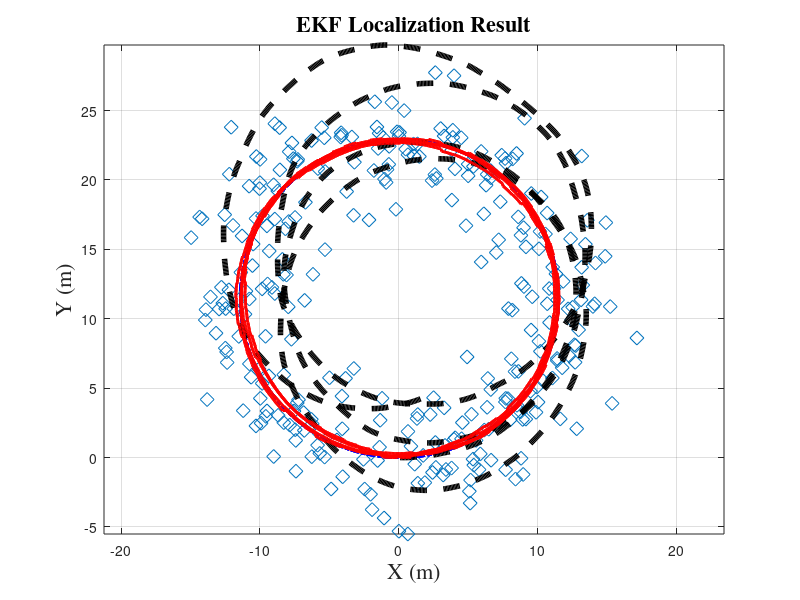

MATLAB code for this plot:
% -------------------------------------------------------------------------
%
% File : ExtendedKalmanFilterLocalizationTest.m
%
% Discription : Mobible robot localization sample code with
% Extended Kalman Filter (EKF)
%
% Environment : Matlab
%
% Author : Atsushi Sakai
% Contributor : Fabrice Jumel
% Copyright (c): 2014 Atsushi Sakai
%
% License : GPL Software License Agreement
% -------------------------------------------------------------------------
 
function [] = ExtendedKalmanFilterLocalizationTest()
 
close all;
clear all;
 
disp('Extended Kalman Filter (EKF) sample program start!!')
 
time = 0;
endtime = 300; % [sec]
global dt;
dt = 0.1; % [sec]
alpha=0.8    % Simple Filter Parameter
nSteps = ceil((endtime - time)/dt);
K =eye(4)
result.time=[];
result.xTrue=[];
result.xd=[];
result.xEst=[];
result.xsf=[]
result.z=[];
result.PEst=[];
result.u=[];
result.uTrue=[];
result.odomError=[];
result.measurmentError=[];
result.K=[];
 
% State Vector [x y yaw v]'
xEst=[0 0 0 0]';
 
% True State
xTrue=xEst;
 
% Dead Reckoning
xd=xTrue;

% Simple Filter
xsf=xTrue;
 
% Observation vector [x y yaw v]'
z=[0 0 0 0]';
 
% Covariance Matrix for motion
Q=diag([0.1 0.1 toRadian(1) 0.05]).^2; %Q=diag([0.1 0.1 toRadian(1) 0.05]).^2;
 
% Covariance Matrix for observation
R=diag([1.5 1.5 toRadian(3) 0.05]).^2;
 
% Simulation parameter
global Qsigma_real
Qsigma_real=diag([0.1 toRadian(20)]).^2; %[v yawrate]
global Rsigma_real
Rsigma_real=diag([1.5 1.5 toRadian(3) 0.05]).^2;%[x y z yaw v]

% 

PEst = eye(4);
 


% Main loop
for i=1 : nSteps
    time = time + dt;
    % Input
    u=doControl(time);
    % Odometry
    [xTrue,xd,un] = Odometry(xTrue, xd, u);

        %-------Simple Filter ------
        xsf = f(xsf, un);
        % ------ Kalman Filter --------
        % Predict
        xPred = f(xEst, un);
        F=jacobF(xPred, un);
        PPred= F*PEst*F' + Q
    %if 1
    if mod(i, 10) == 0 && i>0
        z = TakeMeasurement(xTrue);
        % Update Kalman
        H=jacobH(xPred);
        y = z - h(xPred);
        S = H*PPred*H' + R;
        K = PPred*H'*inv(S)
        xEst = xPred + K*y;
        PEst = (eye(size(xEst,1)) - K*H)*PPred;
        %Update Simple Filter
        xsf=xsf*alpha+z*(1-alpha);
        % No filter use sensor
        %xsf=z;
    else
        xEst= xPred;
        PEst =PPred;
        z=[NaN,NaN,NaN,NaN]';
    end
        % Simulation Result
        result.time=[result.time; time];
        result.xTrue=[result.xTrue; xTrue'];
        result.xd=[result.xd; xd'];
        result.xsf = [result.xsf; xsf'];
        result.xEst=[result.xEst;xEst'];
        
        result.z=[result.z; z']; 
        result.PEst=[result.PEst; diag(PEst)'];
        result.u=[result.u; un'];
        result.uTrue=[result.u; u'];
        result.odomError=[result.odomError; (u-un)'];
        result.measurmentError=[result.measurmentError; (xTrue-z)'];
        %result.K=[result.K K]
    
    

end

%?A?j???[?V???????
%movie2avi(mov,'movie.avi');
 
DrawGraph(result);

function ShowErrorEllipse(xEst,PEst)
%?????U?~???v?Z???A?\????????
Pxy=PEst(1:2,1:2);%x,y??????U????
[eigvec, eigval]=eig(Pxy);%??L?l???L?x?N?g????v?Z
%??L?l?????????C???f?b?N?X??T??
if eigval(1,1)>=eigval(2,2)
    bigind=1;
    smallind=2;
else
    bigind=2;
    smallind=1;
end

chi=9.21; %correpsond a 99%

%??~?`??
t=0:10:360;
a=sqrt(eigval(bigind,bigind)*chi);
b=sqrt(eigval(smallind,smallind)*chi);
x=[a*cosd(t);
   b*sind(t)];
angle = atan2(eigvec(bigind,2),eigvec(bigind,1));
if(angle < 0)
    angle = angle + 2*pi;
end

R=[cos(angle) sin(angle);
   -sin(angle) cos(angle)];
x=R*x;
plot(x(1,:)+xEst(1),x(2,:)+xEst(2))


function x = f(x, u)
% Motion Model
global dt;
 
F = [1 0 0 0
    0 1 0 0
    0 0 1 0
    0 0 0 0];
 
B = [
    dt*cos(x(3)) 0
    dt*sin(x(3)) 0
    0 dt
    1 0];
 
x= F*x+B*u;
 
function jF = jacobF(x, u)
% Jacobian of Motion Model
global dt;
 
jF=[
    1 0 0 0
    0 1 0 0
    -dt*u(1)*sin(x(3)) dt*u(1)*cos(x(3)) 1 0
     dt*cos(x(3)) dt*sin(x(3)) 0 1];

function z = h(x)
%Observation Model

H = [1 0 0 0
    0 1 0 0
    0 0 1 0
    0 0 0 1 ];
 
z=H*x;

function jH = jacobH(x)
%Jacobian of Observation Model

jH =[1 0 0 0
    0 1 0 0
    0 0 1 0
    0 0 0 1];

function u = doControl(time)
%Calc Input Parameter

 
% [V yawrate]

% very simple constant control over time example 
V=1.0; % [m/s]
yawrate = 5; % 5 [deg/s]
u =[ V toRadian(yawrate)]';
 

function [z, x, xd, un] = Observation(x, xd, u)
%Calc Observation from noise prameter
global Qsigma;
global Rsigma;

x=f(x, u);% Ground Truth
un=u+Qsigma*randn(2,1);%add Process Noise
xd=f(xd, un);% Dead Reckoning
z=h(x+Rsigma*randn(4,1));%Simulate Observation

function [z] = TakeMeasurement(x)
%Calc Observation from noise prameter
global Rsigma_real;
z=h(x+Rsigma_real*randn(4,1));%Simulate Noise on Measurement

function [x, xd, un] = Odometry(x, xd, u)
global Qsigma_real;
x=f(x, u);% Ground Truth
un=u+Qsigma_real*randn(2,1);%add Process Noise
xd=f(xd, un);% Dead Reckoning


function []=DrawGraph(result)
%Plot Result

figure(1);
x=[ result.xTrue(:,1:2) result.xEst(:,1:2) result.z(:,1:2)];
%x=[ result.xTrue(:,1:2) result.xsf(:,1:2) result.z(:,1:2)];
set(gca, 'fontsize', 16, 'fontname', 'times');
plot(x(:,5), x(:,6),'d','MarkerSize',10); hold on;
plot(x(:,1), x(:,2),'-.b','linewidth', 2); hold on;
plot(x(:,3), x(:,4),'r','linewidth', 2); hold on;
plot(result.xd(:,1), result.xd(:,2),'--k','linewidth', 4); hold on;
 
title('EKF Localization Result', 'fontsize', 16, 'fontname', 'times');
xlabel('X (m)', 'fontsize', 16, 'fontname', 'times');
ylabel('Y (m)', 'fontsize', 16, 'fontname', 'times');
%legend('GPS','Ground Truth','Dead Reckoning','EKF','Error Ellipse');
grid on;
axis equal;
plot(x(:,3), x(:,4),'r','linewidth', 2);
%figure(2)

% plot(result.time,result.xTrue(:,1),'-.b','linewidth', 2);hold on;
% plot(result.time,result.xEst(:,1),'r','linewidth', 2);hold on;
% plot(result.time,result.xd(:,1),'--k','linewidth', 2);hold on;
% plot(result.time,result.z(:,1),'d','MarkerSize',10);hold on;
% title('EKF Localization Result X', 'fontsize', 16, 'fontname', 'times');
% figure(3)
% plot(result.time,result.xTrue(:,2),'-.b','linewidth', 2);hold on;
% plot(result.time,result.xEst(:,2),'r','linewidth', 2);hold on;
% plot(result.time,result.xd(:,2),'--k','linewidth', 2);hold on;
% plot(result.time,result.xsf(:,2),'k','linewidth', 2);hold on;
% plot(result.time,result.z(:,2),'<','MarkerSize',10);hold on;
% title('EKF Localization Result Y', 'fontsize', 16, 'fontname', 'times');
% figure(4)
% plot(result.time,result.odomError(:,1),'*','MarkerSize',10);hold on;
% title('Odometry error over time R', 'fontsize', 16, 'fontname', 'times');
% figure(5)
% plot(result.time,result.odomError(:,2),'*','MarkerSize',10);hold on;
% title('Odometry error over time thetha', 'fontsize', 16, 'fontname', 'times');
% figure(6)
% plot(result.odomError(:,1),result.odomError(:,2),'*','MarkerSize',10);hold on;
% title('Odometry R and thetha', 'fontsize', 16, 'fontname', 'times');
% figure(7)
% plot(result.measurmentError(:,1),result.measurmentError(:,2),'*','MarkerSize',10);hold on;
% title('Mesarumeny Error X and Y', 'fontsize', 16, 'fontname', 'times');
% figure(8)
% plot(result.time,[(result.xTrue(:,1:2)-result.xd(:,1:2)) (result.xTrue(:,1:2)-result.xEst(:,1:2)) (result.xTrue(:,1:2)-result.z(:,1:2)) ],'*','MarkerSize',10);hold on;
% 
% title('Absolut Error X and Y', 'fontsize', 16, 'fontname', 'times');
% figure(9)
% plot(result.time,[(result.xTrue(:,1:2)-result.xEst(:,1:2)) (result.xTrue(:,1:2)-result.xsf(:,1:2))],'*','MarkerSize',10);hold on;
% 
% title('Simple Filter vs Kalman Filter Absolut Error X and Y', 'fontsize', 16, 'fontname', 'times');

disp(result.K)



function angle=Pi2Pi(angle)
%???{?b?g??p?x??-pi~pi????????????
angle = mod(angle, 2*pi);

i = find(angle>pi);
angle(i) = angle(i) - 2*pi;

i = find(angle<-pi);
angle(i) = angle(i) + 2*pi;


function radian = toRadian(degree)
% degree to radian
radian = degree/180*pi;

function degree = toDegree(radian)
% radian to degree
degree = radian/pi*180;